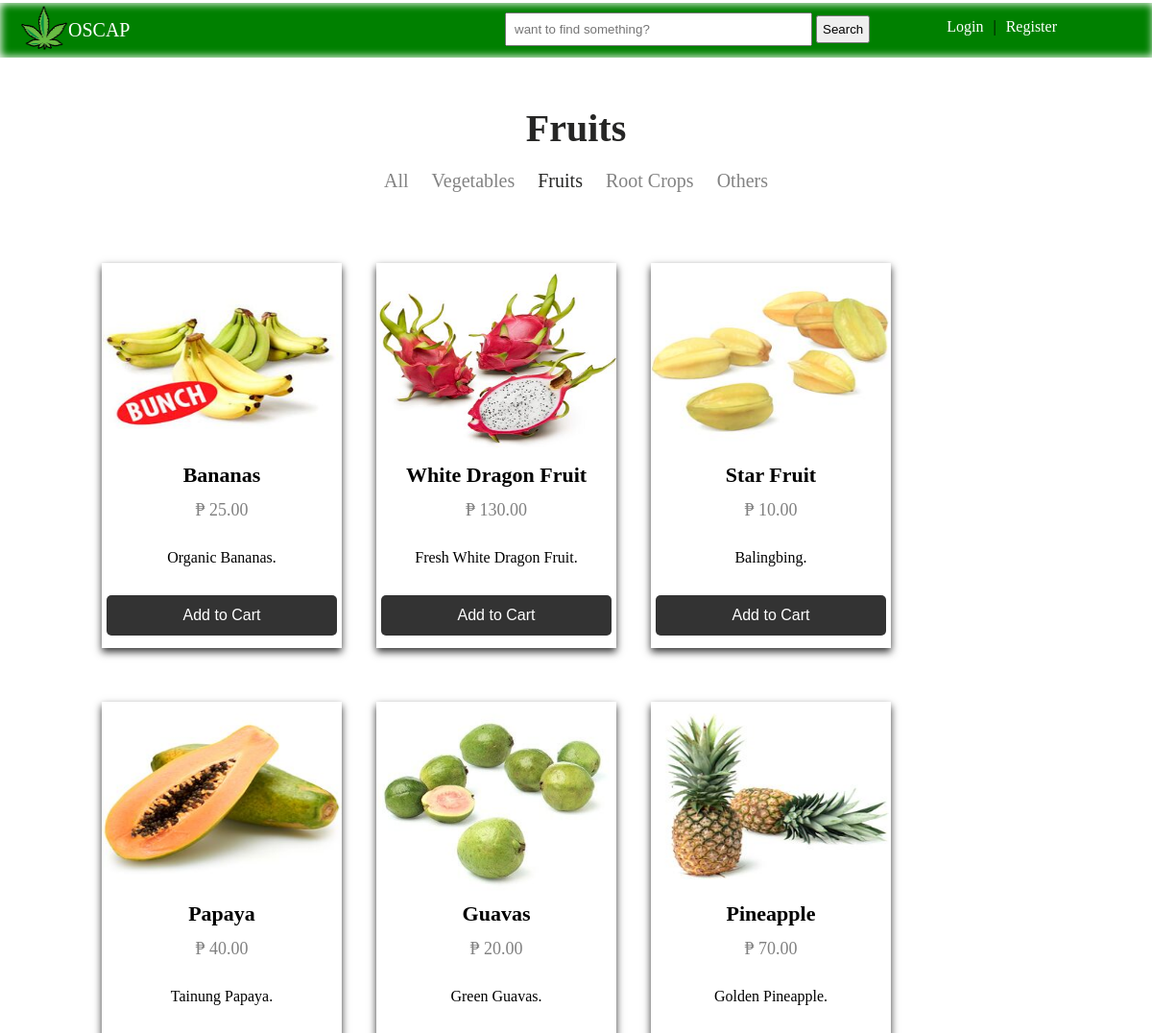
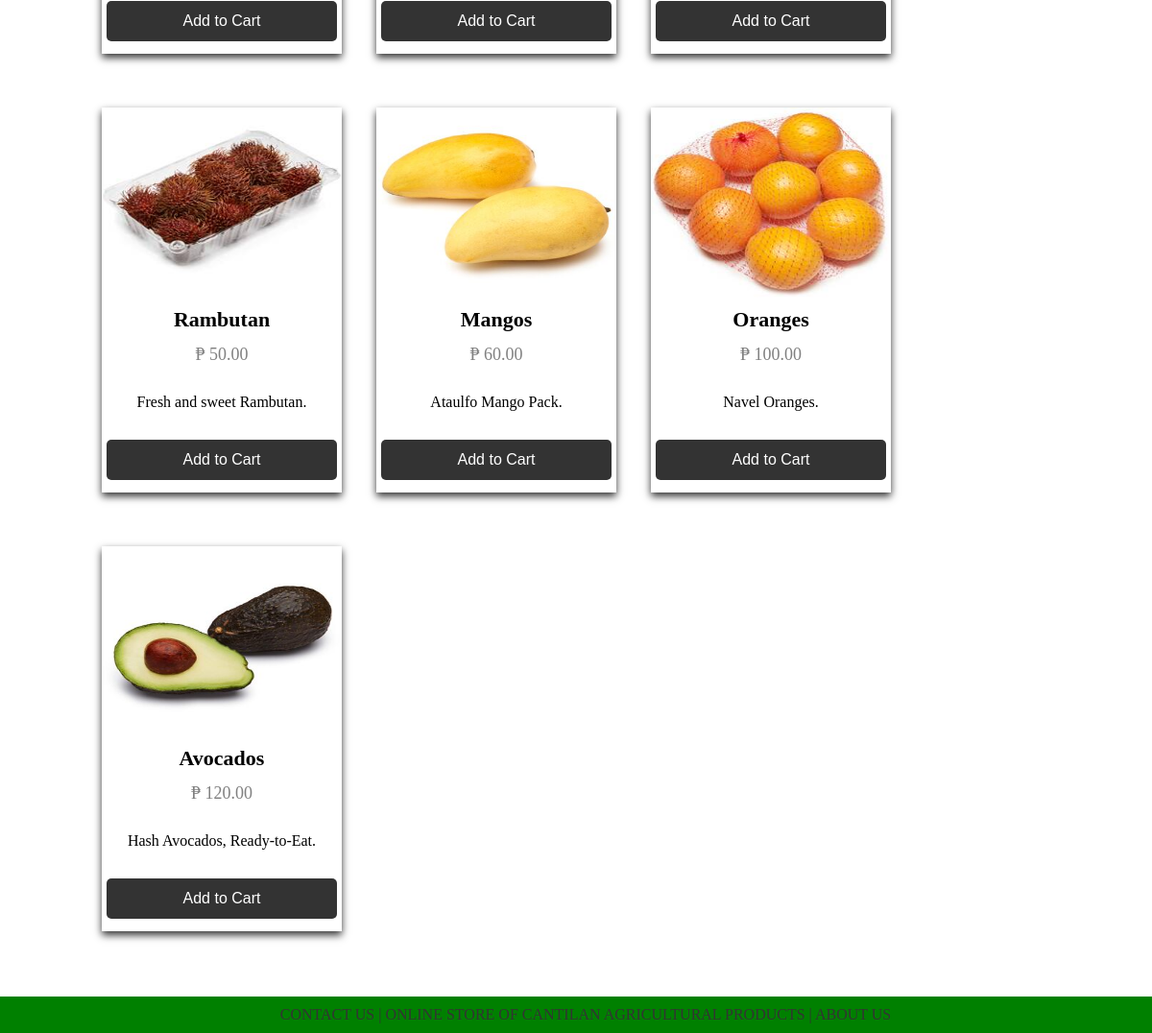
Screenshot of /fruits.php with the database file from the repository (2 pictures, top to bottom).
### tables this page shows
CREATE TABLE IF NOT EXISTS `tbl_products` (
  `id` int(11) NOT NULL AUTO_INCREMENT,
  `name` varchar(50) NOT NULL,
  `short_description` varchar(50) NOT NULL,
  `description` longtext NOT NULL,
  `price` float NOT NULL,
  `category` varchar(50) NOT NULL,
  `status` varchar(2) NOT NULL,
  `image` varchar(50) NOT NULL,
  PRIMARY KEY (`id`)
);

### fruits.php (the view, shortened to what this page needs)
<?php require '~connection.php';
	$searchme = "false";
	$findme = "";
?>
<!DOCTYPE html>
<html>
<head>
	<link rel="stylesheet" type="text/css" href="~tomastyle.css">
</head>
<body>
			<div class = "homenav">
				<a href="index.php"><img class = "logoIMG" src="webimages/logo.png"></a><div class = "logoLABEL">OSCAP</div>
<form method="post" action="search.php" autocomplete="off">
				<div class = "leftsideNav">
					<div class = "searching">
					<input class = "inpsearch" type="text" name="text_search" placeholder="want to find something?" value = "<?php echo $findme; ?>">
					<input class = "btnsearch" type="submit" name="btn_search" value = "Search">
					</div>
</form>
					<?php if(isset($_SESSION["loggedin"])=="0"){ ?>
						<div class = "loginLOGO" ><a href="login.php">Login</a></div> <div class = "breaker"> | </div>
						<div class = "registerLOGO"> <a href="register.php">Register</a></div>
					<?php } ?>
				</div>
	<div class = "contentLabel">
		<h1>Fruits</h1>
		<div class = "insideContentLabel">
			<a href="all.php" class = "notselected">All</a>
			<a href="Vegetables.php" class = "notselected">Vegetables</a>
			<a href="fruits.php" class = "selected">Fruits</a>
			<a href="root_crops.php" class = "notselected">Root Crops</a>
			<a href="others.php" class = "notselected">Others</a>
		</div>
	</div>
 <div class = "content">
		<?php
			global $conn;
			if($searchme == "false"){
			$sql_query = "select * from tbl_products where status = 1 and category = 'Fruits' order by id desc";
			}else{
				$sql_query = "select * from tbl_products where status = 1 and name like '%".$findme."%'";
			}
			$result = mysqli_query($conn, $sql_query);
			while($row = mysqli_fetch_array($result)){
		 ?>
			<div class = "card">
				<a href = "viewProduct.php?viewProduct=<?php echo $row['id']; ?>"><img class = "myimg" src="<?php	echo 'images/'. $row['image'] . ' '; ?>" /></a>
	  				<h1><?php echo $row['name']; ?></h1>
	 				<p class="price"> <?php echo "₱ ". $row['price'] . ".00"; ?></p>
	  				<p> <?php echo $row['short_description'] ?>.</p>
	  				<a href = "index.php?addtocart=<?php echo $row['id']; ?>"><p><button>Add to Cart</button></p></a>
			</div>
		<?php } ?>
</div>
 	<div class = "footer"><a href="aboutAndContact.php">CONTACT US | ONLINE STORE OF CANTILAN AGRICULTURAL PRODUCTS | ABOUT US</a></div>
</body>
</html>

### ~tomastyle.css (style rules this page uses)
* { margin: 0px; padding: 0px; }
body { width: 100%; overflow-x: hidden; }
.footer { width: 100%; background-color: green; text-align: center; float: left; padding: 10px; margin-top: 20px; }
.footer a { color: #333; text-decoration: none; }
.homenav { margin-top: 3px; width: 100%; background-color: green; padding: 1px; box-shadow: 0 0 8px 1px white inset; position: sticky; top: 0; }
.homenav a { color: white; text-decoration: none; }
.logoIMG { width: 50px; height: 50px; margin-left: 20px; float: left; }
.leftsideNav { float: right; margin-top: -40px; margin-right: 100px; }
.searching { float: left; margin-right: 80px; margin-top: -6px; }
.inpsearch { width: 300px; padding: 8px; }
.btnsearch { padding: 5px; }
.loginLOGO { float: left; margin-right: 10px; }
.registerLOGO { float: left; }
.breaker { float: left; margin-right: 10px; }
.logoLABEL { padding: 16px; font-size: 20px; color: white; }
.contentLabel { text-align: center; padding: 30px; }
.contentLabel h1 { color: #262625; font-size: 40px; padding-top: 20px; }
.contentLabel a { text-decoration: none; }
.notselected { color: #838383; font-size: 20px; padding: 10px; }
.selected { color: #262625; font-size: 20px; padding: 10px; }
.insideContentLabel { margin-top: 20px; margin-bottom: 20px; }
.content { width: 85%; padding: 8px; margin: auto; }
.card { box-shadow: 0 4px 8px 0 rgba(0, 0, 0, 0.8); width: 250px; margin: auto; text-align: center; display: inline-block; margin: 16px 16px 40px 16px; }
.card button { border: none; outline: 0; padding: 12px; color: white; background-color: #333; text-align: center; cursor: pointer; width: 100%; font-size: 16px; border-radius: 5px; margin-bottom: -20px; }
.price { color: grey; font-size: 18px; padding: 5px; }
.card p { padding: 5px; }
.card h1 { padding: 4px 0px 8px 0px; font-size: 22px; }
.myimg { width: 100%; height: 200px; }
.descriProduct h1, h2, h3, p { margin-bottom: 20px; }

### rows the page displays
tbl_products: image (picture), name "Bananas", price "25", short_description "Organic Bananas"
tbl_products: image (picture), name "White Dragon Fruit", price "130", short_description "Fresh White Dragon Fruit"
tbl_products: image (picture), name "Star Fruit", price "10", short_description "Balingbing"
tbl_products: image (picture), name "Papaya", price "40", short_description "Tainung Papaya"
tbl_products: image (picture), name "Guavas", price "20", short_description "Green Guavas"
tbl_products: image (picture), name "Pineapple", price "70", short_description "Golden Pineapple"
tbl_products: image (picture), name "Rambutan", price "50", short_description "Fresh and sweet Rambutan"
tbl_products: image (picture), name "Mangos", price "60", short_description "Ataulfo Mango Pack"
tbl_products: image (picture), name "Oranges", price "100", short_description "Navel Oranges"
tbl_products: image (picture), name "Avocados", price "120", short_description "Hash Avocados, Ready-to-Eat"
